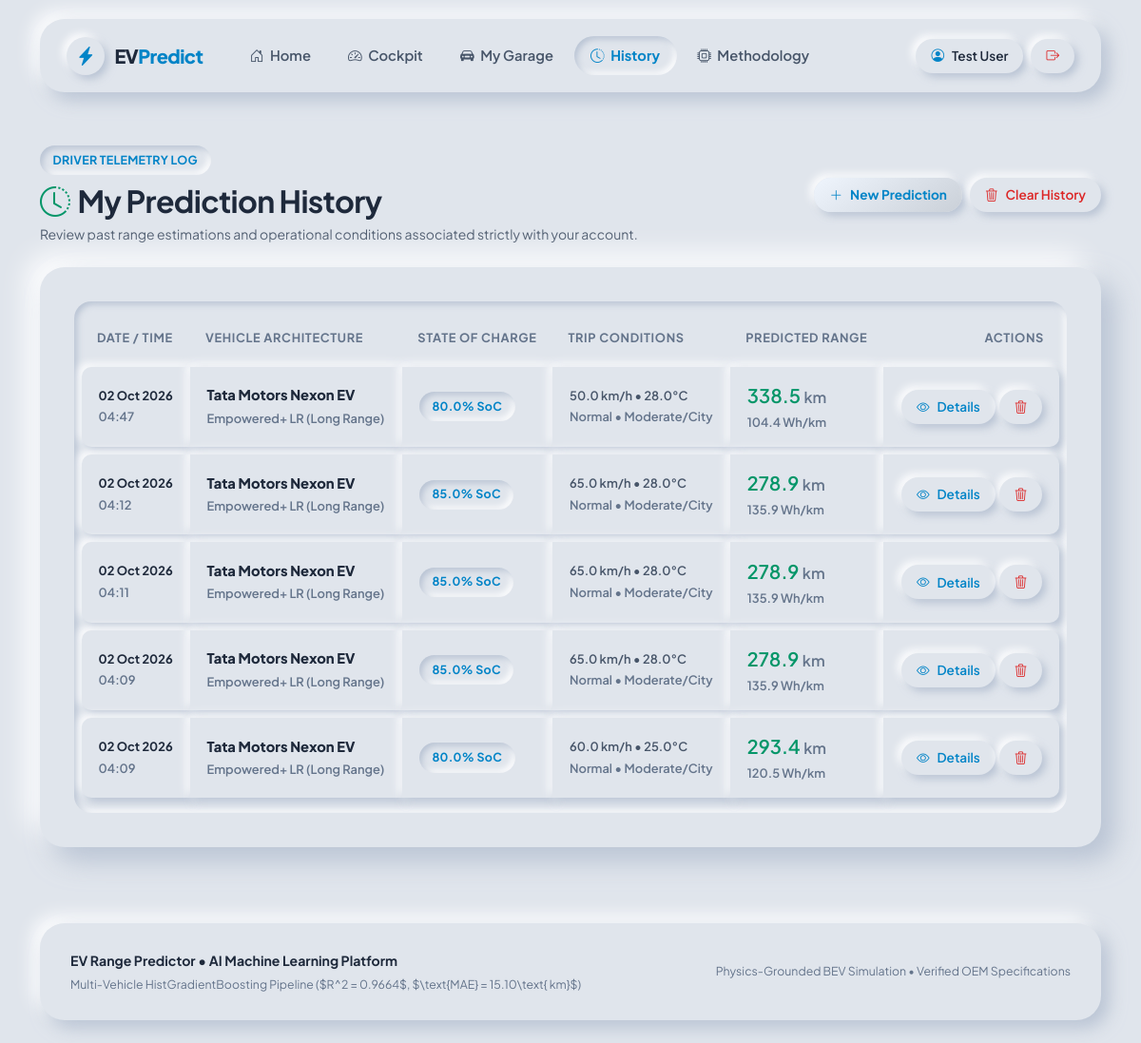
Screenshot of /history (signed in) with the database file from the repository.
### app.py (models this page shows, shortened)
class User(UserMixin, db.Model):
    __tablename__ = 'users'
    id = db.Column(db.Integer, primary_key=True)
    username = db.Column(db.String(80), unique=True, nullable=False)
    email = db.Column(db.String(120), unique=True, nullable=False)
    password_hash = db.Column(db.String(256), nullable=False)
    created_at = db.Column(db.DateTime, default=datetime.utcnow)
    saved_vehicles = db.relationship('SavedVehicle', backref='owner', cascade='all, delete-orphan', lazy=True)
    predictions = db.relationship('Prediction', backref='user', cascade='all, delete-orphan', lazy=True)

class Prediction(db.Model):
    __tablename__ = 'predictions'
    id = db.Column(db.Integer, primary_key=True)
    user_id = db.Column(db.Integer, db.ForeignKey('users.id', ondelete='CASCADE'), nullable=False)
    saved_vehicle_id = db.Column(db.Integer, db.ForeignKey('saved_vehicles.id', ondelete='SET NULL'), nullable=True)
    variant_id = db.Column(db.String(100), nullable=False)
    manufacturer = db.Column(db.String(100), nullable=False)
    model = db.Column(db.String(100), nullable=False)
    variant_name = db.Column(db.String(150), nullable=False)
    battery_capacity_kwh = db.Column(db.Float, nullable=False)
    battery_chemistry = db.Column(db.String(30), nullable=False)
    motor_power_kw = db.Column(db.Float, nullable=True)
    curb_weight_kg = db.Column(db.Float, nullable=True)
    drivetrain = db.Column(db.String(20), nullable=True)
    body_type = db.Column(db.String(50), nullable=True)
    official_range_km = db.Column(db.Float, nullable=True)
    test_cycle = db.Column(db.String(30), default='WLTP/ARAI')
    battery_percentage = db.Column(db.Float, nullable=False)
    average_speed = db.Column(db.Float, nullable=False)
    ambient_temperature = db.Column(db.Float, nullable=False)
    traffic_condition = db.Column(db.String(50), nullable=False)
    terrain = db.Column(db.String(50), nullable=False)
    driving_style = db.Column(db.String(50), nullable=False)
    hvac_usage = db.Column(db.String(50), nullable=False)
    passenger_count = db.Column(db.Integer, nullable=False)
    battery_age = db.Column(db.Float, nullable=False)
    tyre_pressure_status = db.Column(db.String(50), nullable=False)
    predicted_range = db.Column(db.Float, nullable=False)
    usable_energy = db.Column(db.Float, nullable=False)
    efficiency_wh_km = db.Column(db.Float, nullable=False)
    theoretical_full_range = db.Column(db.Float, nullable=False)
    range_vs_official_pct = db.Column(db.Float, nullable=True)
    ood_warning = db.Column(db.String(255), nullable=True)
    created_at = db.Column(db.DateTime, default=datetime.utcnow)

### app.py (the view)
@app.route('/history')
@login_required
def history():
    user_id = current_user.id
    predictions = Prediction.query.filter_by(user_id=user_id).order_by(Prediction.created_at.desc()).all()
    return render_template('history.html', predictions=predictions)

### app.py (called while the page is built)
@login_manager.user_loader
def load_user(user_id):
    try:
        return db.session.get(User, int(user_id))
    except Exception:
        return None

@app.context_processor
def inject_user_context():
    return {
        'current_user': current_user,
        'is_authenticated': current_user.is_authenticated,
        'endpoint': request.endpoint or ''
    }

### templates/history.html (shortened to what this page needs)
{% extends 'base.html' %}
{% block content %}
<div class="container py-4">
    <div class="d-flex flex-wrap justify-content-between align-items-center mb-4 gap-3">
        <div>
            <span class="neo-badge neo-badge-inset text-neo-accent text-uppercase letter-spacing-1 mb-2">Driver Telemetry Log</span>
            <h2 class="fw-extrabold text-neo-primary mb-1">
                <i class="bi bi-clock-history text-neo-emerald me-2"></i>My Prediction History
            </h2>
            <p class="text-neo-secondary small mb-0">Review past range estimations and operational conditions associated strictly with your account.</p>
        </div>
        <div class="d-flex gap-2">
            <a href="{{ url_for('dashboard') }}" class="btn-neo btn-neo-primary btn-neo-pill">
                <i class="bi bi-plus-lg"></i> New Prediction
            </a>
            {% if predictions %}
                <form method="POST" action="{{ url_for('history_clear') }}" onsubmit="return confirm('Clear your entire prediction history?');">
                    <button type="submit" class="btn-neo btn-neo-pill text-neo-danger">
                        <i class="bi bi-trash3"></i> Clear History
                    </button>
                </form>
            {% endif %}
        </div>
    </div>
    {% if predictions %}
        <div class="neo-card neo-card-lg">
            <div class="neo-table-wrapper">
                <table class="neo-table">
                    <thead>
                        <tr>
                            <th>Date / Time</th>
                            <th>Vehicle Architecture</th>
                            <th>State of Charge</th>
                            <th>Trip Conditions</th>
                            <th>Predicted Range</th>
                            <th class="text-end">Actions</th>
                        </tr>
                    </thead>
                    <tbody>
                        {% for p in predictions %}
                            <tr>
                                <td>
                                    <span class="small fw-bold text-neo-primary d-block">{{ p.created_at.strftime('%d %b %Y') }}</span>
                                    <span class="small text-neo-muted">{{ p.created_at.strftime('%H:%M') }}</span>
                                </td>
                                <td>
                                    <strong class="text-neo-primary d-block">{{ p.manufacturer }} {{ p.model }}</strong>
                                    <span class="small text-neo-muted">{{ p.variant_name }}</span>
                                </td>
                                <td>
                                    <span class="neo-badge neo-badge-inset text-neo-accent fw-bold">{{ p.battery_percentage }}% SoC</span>
                                </td>
                                <td>
                                    <span class="small text-neo-secondary d-block">{{ p.average_speed }} km/h &bull; {{ p.ambient_temperature }}°C</span>
                                    <span class="small text-neo-muted">{{ p.driving_style }} &bull; {{ p.traffic_condition }}</span>
                                </td>
                                <td>
                                    <div class="fs-5 fw-extrabold text-neo-emerald">
                                        {{ p.predicted_range }} <small class="fs-6 text-neo-muted">km</small>
                                    </div>
                                    <span class="small text-neo-muted">{{ p.efficiency_wh_km }} Wh/km</span>
                                </td>
                                <td class="text-end">
                                    <div class="d-inline-flex gap-1">
                                        <button type="button" class="btn-neo btn-neo-pill small text-neo-accent" onclick="showHistoryModal({{ p.id }})" title="View complete telemetry details">
                                            <i class="bi bi-eye"></i> Details
                                        </button>
                                        <form method="POST" action="{{ url_for('history_delete', prediction_id=p.id) }}" class="d-inline" onsubmit="return confirm('Delete this prediction record?');">
                                            <button type="submit" class="btn-neo btn-neo-pill small text-neo-danger" title="Delete record">
                                                <i class="bi bi-trash3"></i>
                                            </button>
                                        </form>
                                    </div>
                                </td>
                            </tr>
                        {% endfor %}
                    </tbody>
                </table>
            </div>
        </div>
    {% endif %}
</div>
{% endblock %}

### templates/base.html (shortened to what this page needs)
<!DOCTYPE html>
<html lang="en">
<head>
    <link href="https://cdn.jsdelivr.net/npm/bootstrap@5.3.3/dist/css/bootstrap.min.css" rel="stylesheet">
    <link href="https://cdn.jsdelivr.net/npm/bootstrap-icons@1.11.3/font/bootstrap-icons.min.css" rel="stylesheet">
    <link rel="stylesheet" href="{{ url_for('static', filename='css/style.css') }}">
</head>
<body class="d-flex flex-column min-vh-100">
    <div class="container">
        <nav class="navbar navbar-expand-lg neo-navbar">
            <div class="container-fluid px-0">
                <a class="navbar-brand neo-brand" href="{{ url_for('home') }}">
                    <div class="neo-brand-icon">
                        <i class="bi bi-lightning-charge-fill fs-5"></i>
                    </div>
                    <span>EV<span class="text-neo-accent">Predict</span></span>
                </a>
                <div class="collapse navbar-collapse mt-3 mt-lg-0" id="neoNavContent">
                    <ul class="navbar-nav me-auto mb-2 mb-lg-0 gap-1 ps-lg-3">
                        <li class="nav-item">
                            <a class="nav-link neo-nav-link {% if endpoint == 'home' %}active{% endif %}" href="{{ url_for('home') }}">
                                <i class="bi bi-house-door"></i> Home
                            </a>
                        </li>
                        {% if is_authenticated %}
                            <li class="nav-item">
                                <a class="nav-link neo-nav-link {% if endpoint == 'dashboard' %}active{% endif %}" href="{{ url_for('dashboard') }}">
                                    <i class="bi bi-speedometer2"></i> Cockpit
                                </a>
                            </li>
                            <li class="nav-item">
                                <a class="nav-link neo-nav-link {% if endpoint == 'garage' %}active{% endif %}" href="{{ url_for('garage') }}">
                                    <i class="bi bi-car-front-fill"></i> My Garage
                                </a>
                            </li>
                            <li class="nav-item">
                                <a class="nav-link neo-nav-link {% if endpoint == 'history' %}active{% endif %}" href="{{ url_for('history') }}">
                                    <i class="bi bi-clock-history"></i> History
                                </a>
                            </li>
                        {% endif %}
                        <li class="nav-item">
                            <a class="nav-link neo-nav-link {% if endpoint == 'about' %}active{% endif %}" href="{{ url_for('about') }}">
                                <i class="bi bi-cpu"></i> Methodology
                            </a>
                        </li>
                    </ul>
                    <div class="d-flex align-items-center gap-2 mt-3 mt-lg-0">
                        {% if is_authenticated %}
                            <a href="{{ url_for('profile') }}" class="btn-neo btn-neo-pill {% if endpoint == 'profile' %}active{% endif %}">
                                <i class="bi bi-person-circle text-neo-accent"></i>
                                <span>{{ current_user.username }}</span>
                            </a>
                            <a href="{{ url_for('logout') }}" class="btn-neo btn-neo-pill text-neo-danger" title="Logout">
                                <i class="bi bi-box-arrow-right"></i>
                            </a>
                        {% endif %}
                    </div>
                </div>
            </div>
        </nav>
    </div>
    <main class="flex-grow-1">
        {% block content %}{% endblock %}
    </main>
    <div class="container">
        <footer class="neo-footer">
            <div class="d-flex flex-wrap justify-content-between align-items-center gap-3">
                <div class="text-start">
                    <strong class="text-neo-primary">EV Range Predictor &bull; AI Machine Learning Platform</strong>
                    <div class="text-neo-muted small mt-1">Multi-Vehicle HistGradientBoosting Pipeline ($R^2 = 0.9664$, $\text{MAE} = 15.10\text{ km}$)</div>
                </div>
                <div class="text-end small text-neo-muted">
                    <span>Physics-Grounded BEV Simulation</span> &bull; <span>Verified OEM Specifications</span>
                </div>
            </div>
        </footer>
    </div>
</body>
</html>

### rows the page displays
User: username "Test User"
Prediction: created_at "02 Oct 2026", created_at "04:47", manufacturer "Tata Motors", model "Nexon EV", variant_name "Empowered+ LR (Long Range)", battery_percentage "80.0", average_speed "50.0", ambient_temperature "28.0", driving_style "Normal", traffic_condition "Moderate/City", predicted_range "338.5", efficiency_wh_km "104.4"
Prediction: created_at "02 Oct 2026", created_at "04:12", manufacturer "Tata Motors", model "Nexon EV", variant_name "Empowered+ LR (Long Range)", battery_percentage "85.0", average_speed "65.0", ambient_temperature "28.0", driving_style "Normal", traffic_condition "Moderate/City", predicted_range "278.9", efficiency_wh_km "135.9"
Prediction: created_at "02 Oct 2026", created_at "04:11", manufacturer "Tata Motors", model "Nexon EV", variant_name "Empowered+ LR (Long Range)", battery_percentage "85.0", average_speed "65.0", ambient_temperature "28.0", driving_style "Normal", traffic_condition "Moderate/City", predicted_range "278.9", efficiency_wh_km "135.9"
Prediction: created_at "02 Oct 2026", created_at "04:09", manufacturer "Tata Motors", model "Nexon EV", variant_name "Empowered+ LR (Long Range)", battery_percentage "85.0", average_speed "65.0", ambient_temperature "28.0", driving_style "Normal", traffic_condition "Moderate/City", predicted_range "278.9", efficiency_wh_km "135.9"
Prediction: created_at "02 Oct 2026", created_at "04:09", manufacturer "Tata Motors", model "Nexon EV", variant_name "Empowered+ LR (Long Range)", battery_percentage "80.0", average_speed "60.0", ambient_temperature "25.0", driving_style "Normal", traffic_condition "Moderate/City", predicted_range "293.4", efficiency_wh_km "120.5"
